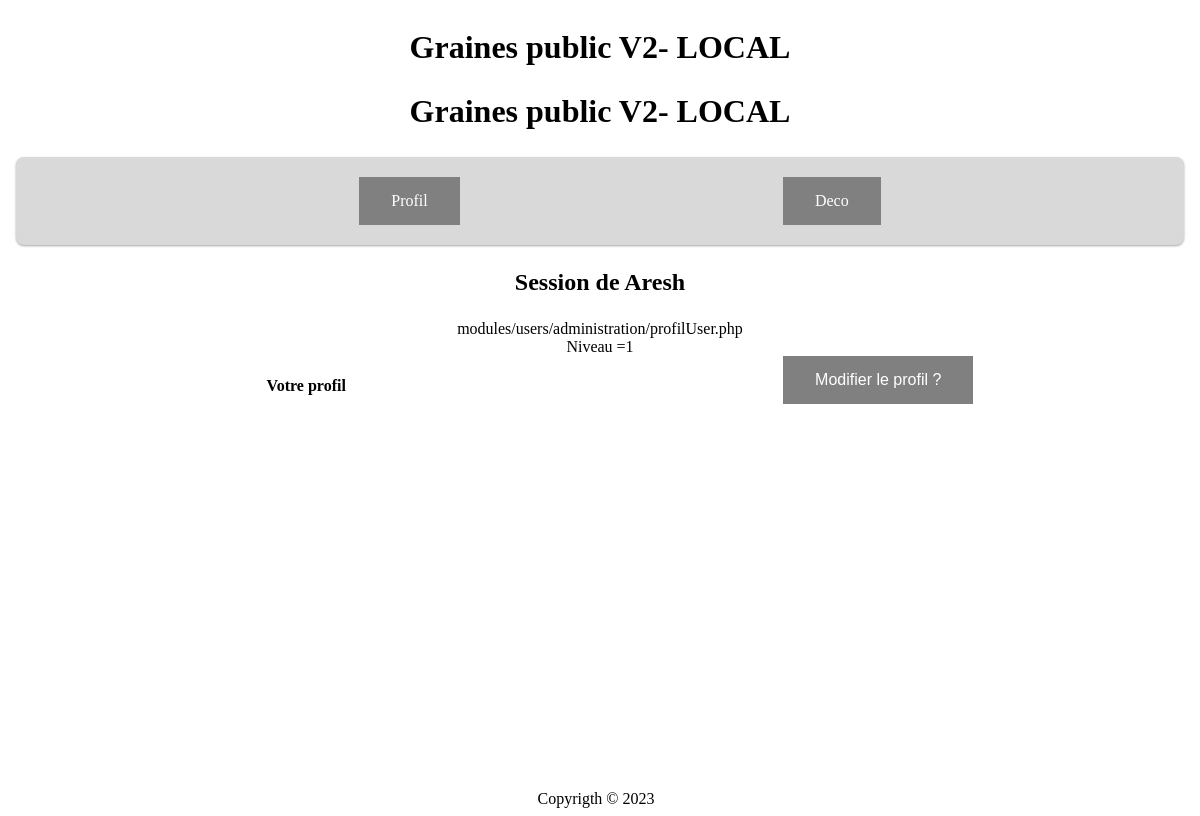
Screenshot of /index.php?idNav=87404357460669 (signed in) with the database file from the repository.
### tables this page shows
CREATE TABLE `dataSite` (
  `idDataSite` int NOT NULL,
  `titre` varchar(50) NOT NULL,
  `sousTitre` varchar(100) NOT NULL,
  `description` varchar(255) NOT NULL,
  `titreHTML` varchar(120) NOT NULL DEFAULT '0'
);

CREATE TABLE `navigation` (
  `idNav` int NOT NULL,
  `nomNav` varchar(30) NOT NULL,
  `cheminNav` varchar(80) NOT NULL,
  `menuVisible` tinyint(1) NOT NULL,
  `zoneMenu` int NOT NULL,
  `ordre` tinyint NOT NULL,
  `niveau` tinyint(1) NOT NULL,
  `valide` tinyint(1) NOT NULL DEFAULT '1',
  `deroulant` tinyint NOT NULL DEFAULT '0',
  `targetRoute` varchar(22) NOT NULL DEFAULT '0',
  `idModule` int DEFAULT NULL
);

### index.php (called while the page is built, shortened)
<?php
include 'path.php';
include   $cheminFonctions.'fonctionsDB.php';
include   $cheminCorps.'kether.php';
include   $cheminCorps.'head.php';
include   $cheminCorps.'navHigh.php';
include   $cheminCorps.'main.php';
include   $cheminCorps.'foot.php';

### path.php (called while the page is built, shortened)
<?php
  $css = 'css/master.css';

### objets/RCUD.php (called while the page is built, shortened)
<?php
class RCUD {
  protected $serverName = "localhost:3306";
  protected $userName = "pillage";
  protected $password = "camille";
  protected $dbName = ["RoleTheDice1901", ""];
  private $sql;
  private $param;
  public function __construct($sql, $param) {
    $this->sql = $sql;
    $this->param = $param;
  }
  public function READ($type) {
    try {
      $conn = new PDO("mysql:host=$this->serverName;dbname=".$this->dbName[$type], $this->userName, $this->password);
      $conn->setAttribute(PDO::ATTR_ERRMODE, PDO::ERRMODE_EXCEPTION);
    } catch(PDOException $e) {
     echo "Error: " . $e->getMessage();
    }
    $data = $conn->prepare($this->sql);
    foreach ($this->param as $key) {
      $data->bindParam($key['prep'],$key['variable']);
    }
    $data->execute();
    $data->setFetchMode(PDO::FETCH_ASSOC);
    $dataTraiter = $data->fetchAll();
    return $dataTraiter;
  }
}

### objets/actionRCUD.php (called while the page is built, shortened)
<?php
class ActionDB {
  public static function select ($SQL, $Param, $type = 0) {
    $read = new RCUD($SQL, $Param);
    return $read->READ($type);
  }
}

### modules/dataSite/objets/getDataSite.php (called while the page is built)
<?php
class GetDataSite {
    public function getElementSite($fields, $tables, $conditionsClause) {
        $sql = new SelectRequest($fields, $tables, $conditionsClause);
        $select = $sql->requestSelect(0, '', 0);
        return ActionDB::select($select, []);
    }
}

### affichages/kether.php (called while the page is built, shortened)
<?php
require 'modules/dataSite/objets/getDataSite.php';
$fields = ['titre', 'sousTitre', 'description', 'titreHTML'];
$table = 'dataSite';
$condition = [['champs'=>'idDataSite', 'operator'=>'=', 'param'=>1]];
$dataSite = new PrintDataSite();
$dataSiteDB = $dataSite->getElementSite($fields, $table, $condition);
$title2 = $dataSiteDB[0]['sousTitre'];
$titleHeader = $dataSiteDB[0]['titreHTML'];

### modules/navigation/bandeau.php (called while the page is built)
<?php
  require 'modules/navigation/objets/getNavigation.php';
  require 'modules/navigation/objets/printNavigation.php';
  $readNav = new PrintNavigation();
  if(isset($_SESSION['role'])) {
      $dataNavBandeau = $readNav->getNav($_SESSION['role']);
  } else {
      $dataNavBandeau = $readNav->getNav(0);
  }
  $readNav->bandeauHaut($dataNavBandeau);

### modules/navigation/objets/getNavigation.php (called while the page is built, shortened)
<?php
Class GetNavigation {
  public function getNav($zoneMenu) {
    $select = "SELECT `nomNav`, `cheminNav`, `zoneMenu`, `ordre`, `niveau`, `valide`, `deroulant`, `targetRoute`
    FROM `navigation`
    WHERE `valide` = 1 AND `niveau` = :niveau AND `menuVisible` = 1 AND `zoneMenu` = 0
    ORDER BY `ordre`";
    $param = [['prep'=>':niveau', 'variable'=>$zoneMenu]];
    return ActionDB::select($select, $param);
  }
  public function getContenus($idNav) {
    $select = "SELECT  `cheminNav`,  `niveau`, `targetRoute` FROM `navigation` WHERE `targetRoute` = :targetRoute AND  `valide` = 1";
    $param = [['prep'=>':targetRoute', 'variable'=>$idNav]];
    return ActionDB::select($select, $param);
  }
}

### modules/navigation/objets/printNavigation.php (the view, shortened to what this page needs)
<?php
Class PrintNavigation extends GetNavigation {
  public function bandeauHaut($variable){
    echo '<nav class="nav"><ul class="navigationBandeau">';
      foreach ($variable as $key => $value) {
        if(($value['zoneMenu'] == 0)&&($value['deroulant'] == 0)) {
          echo '<li><a href="index.php?idNav='.$value['targetRoute'].'">'.$value['nomNav'].'</a></li>';
        }
      }
    echo '</ul></nav>';
  }
}

### affichages/head.php (shortened to what this page needs)
<!DOCTYPE html>
<html lang="fr" dir="ltr">
  <head>
    <link rel="stylesheet" href="<?=$css?>">
  </head>
  <body>

### affichages/navHigh.php
<header>
  <div class="hautPage">
    <h1><?=$titleHeader?></h1>
    <h2><?=$title2?></h2>
  </div>
    <?php include   $cheminObjetsNavigation.'bandeau.php'; ?>
</header>

### affichages/main.php (shortened to what this page needs)
<?php
class ControlerAffichage {
  public static function idOrNot($data) {
    if(isset($_SESSION['login'])) {
      echo '<h3>Session de '.$_SESSION['login'].'</h3>';
    } else {
      echo '<h3>Bienvenus</h3>';
    }
  }
  public static function displayNav($data, $session) {
      function dev($route, $dev, $level) {
        if($dev){echo $route;
        echo '<br/>Niveau ='.$level;}
      }
      $dev = true;
      if (isset($data['idNav'])) {
          $idNav = filter($data['idNav']);
          $readNav = new PrintNavigation();
          $chemin = $readNav->getContenus($idNav);
          if (empty($chemin)) {
              deadEnd();
          } elseif ((empty($session)) && ($chemin[0]['niveau'] == 0)) {
              dev($chemin[0]['cheminNav'], $dev, $chemin[0]['niveau']);
              include $chemin[0]['cheminNav'];
              return $idNav;
          } elseif ((isset($session['role'])) && ($session['role'] == $chemin[0]['niveau'])) {
              dev($chemin[0]['cheminNav'], $dev, $chemin[0]['niveau']);
              include $chemin[0]['cheminNav'];
              return $idNav;
          } else {
              dev($chemin[0]['cheminNav'], $dev, $chemin[0]['niveau']);
              deadEnd();
          }
      } else {
          deadEnd();
      }
  }
}
echo '<main>';
  echo '<section>';
    ControlerAffichage::idOrNot($_SESSION);
  $idNav = ControlerAffichage::displayNav($_GET, $_SESSION);
echo '</section>';
echo '</main>';

### modules/users/administration/profilUser.php (shortened to what this page needs)
<?php
  require 'modules/users/objets/printUser.php';
  $user = new PrintUser();
  $dataUser = $user->getProfil($_SESSION['tokenConnexion']);
  echo '<div class="flex-rows">';
  echo '<article>';
  $user->printProfilUser ($dataUser);
  echo '</article>';
  echo '<button type="button" id="magic" class="open">Modifier le profil ?</button>';
echo '</div>';

### modules/users/objets/printUser.php (shortened to what this page needs)
<?php
Class PrintUser extends GetUser{
  public function printProfilUser ($variable) {
    echo '<ul class="listeProfil">';
      echo '<li><h4>Votre profil</h4></li>';
    echo '</ul>';
  }
}

### affichages/foot.php
   <footer >
 <div>
     Copyrigth &copy; <?=date('Y')?> &nbsp;
 </div>
   </footer>
  </body>
</html>

### css/master.css (style rules this page uses)
:root { --main-background-color: grey; --main-background-MagicForm: #D9D9D9; --main-background-navBar: #D9D9D9; --main-border: none; --main-color: white; --main-padding: 15px 32px; --main-text-align: center; --main-text-decoration: none; --main-display: inline-block; --main-font-size: 16px; --main-cursor: pointer; --main-radius: 0.5em; --main-shadow: 2px 4px 5px 1px #151515; }
body { display: flex; flex-direction: column; min-height: 100vh; justify-content: space-between; }
header { text-align: center; }
main { flex:1; text-align: center; }
footer { text-align: center; }
h1, h2 { font-size: 2em; }
h3 { font-size: 1.5em; }
a { text-decoration: none; }
.flex-rows { display: flex; flex-direction: row; justify-content: space-around; align-items: flex-start; }
.nav { box-shadow: rgba(0, 0, 0, 0.12) 0px 1px 3px, rgba(0, 0, 0, 0.24) 0px 1px 2px; background: var(--main-background-navBar); border-radius: var(--main-radius); border: 1px solid var(--main-color-interne); margin-left: 0.5em; margin-right: 0.5em; width: auto; padding: 0.25em; }
.listeProfil { list-style: none; text-align: left; }
.hautPage { text-align: center; }
.navigationBandeau { list-style: none; display: flex; flex-direction: row; justify-content: space-evenly; align-items: center; }
.navigationBandeau li { padding-left: 0.5em; padding-right: 0.5em; margin-left: 1em; margin-right: 1em; text-align: center; }
button { background-color: var(--main-background-color); border: var(--main-border); color: var(--main-color); padding: var(--main-padding); text-align: var(--main-text-align); text-decoration: var(--main-text-decoration); display: var(--main-display); font-size: var(--main-font-size); cursor: var(--main-cursor); }
a { background-color: var(--main-background-color); border: var(--main-border); color: var(--main-color); padding: var(--main-padding); text-align: var(--main-text-align); text-decoration: var(--main-text-decoration); display: var(--main-display); font-size: var(--main-font-size); cursor: var(--main-cursor); }

### rows the page displays
datasite: titreHTML "Graines public V2- LOCAL", sousTitre "Graines public V2- LOCAL"
navigation: nomNav "Profil", cheminNav "modules/users/administration/profilUser.php", niveau "1"
navigation: nomNav "Deco"

### other values shown
$_SESSION['login'] "Aresh"
